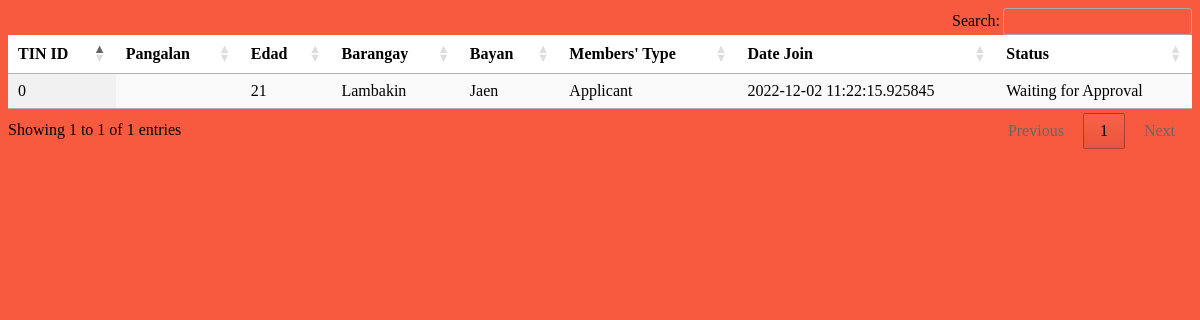
Page /memberslist/charts/seminarcharts.php on the committed database.
### tables this page shows
CREATE TABLE `seminar` (
  `id` int(12) NOT NULL,
  `picture` blob NOT NULL,
  `tin` varchar(100) NOT NULL,
  `pangalan` varchar(100) NOT NULL,
  `edad` varchar(100) NOT NULL,
  `barangay` varchar(100) NOT NULL,
  `bayan` varchar(100) NOT NULL,
  `attended` varchar(255) NOT NULL,
  `interview` varchar(255) NOT NULL,
  `requirements` varchar(255) NOT NULL,
  `INCreq` varchar(255) NOT NULL,
  `pay` varchar(255) NOT NULL,
  `howmuch` varchar(255) NOT NULL,
  `howmuch2` varchar(100) NOT NULL,
  `howmuch3` varchar(100) NOT NULL,
  `date_join` datetime(6) NOT NULL,
  `type` varchar(255) NOT NULL,
  `status` varchar(100) NOT NULL,
  `seminardate` datetime(6) NOT NULL,
  `clearance` blob NOT NULL,
  `marriage` blob NOT NULL,
  `contact` varchar(100) NOT NULL,
  `firstname` varchar(100) NOT NULL,
  `middlename` varchar(100) NOT NULL,
  `lastname` varchar(100) NOT NULL,
  `reasondisapproval` varchar(100) NOT NULL
);

### memberslist/charts/seminarcharts.php (the view, shortened to what this page needs)
<!DOCTYPE html>
<html lang="en">
<head>
    <link rel="stylesheet" href="https://cdn.datatables.net/1.12.1/css/jquery.dataTables.min.css">
    <link rel="stylesheet" href="https://cdn.datatables.net/searchpanes/2.0.2/css/searchPanes.dataTables.min.css">
    <link rel="stylesheet" href="https://cdn.datatables.net/select/1.4.0/css/select.dataTables.min.css">
<link rel="stylesheet" href="charts.css">
</head>
<body>
</body>
<table id="example" class="display" style="width:100%">
        <thead>
            <tr>
                            <th>TIN ID</th>
                            <th>Pangalan</th>
                            <th>Edad</th>
                            <th>Barangay</th>
                            <th>Bayan</th>
                            <th>Members' Type</th>
                            <th>Date Join</th>
                            <th>Status</th>
            </tr>
        </thead>
        <tbody>
        <?php
            $pdo = Database::connect();
            $sql = 'SELECT * FROM `seminar` WHERE 1';
            foreach ($pdo->query($sql) as $row) {
              echo '<tr>';
              echo '<td>' . $row['tin'] . '</td>';
              echo '<td>' . $row['pangalan'] . '</td>';
              echo '<td>' . $row['edad'] . '</td>';
              echo '<td>' . $row['barangay'] . '</td>';
              echo '<td>' . $row['bayan'] . '</td>';
              echo '<td>' . $row['type'] . '</td>';
              echo '<td>' . $row['date_join'] . '</td>';
              echo '<td>' . $row['status'] . '</td>';
              echo '</tr>';
            }
            ?>
        </tbody>
    </table>
</html>

### memberslist/charts/seminarcharts.php (style rules this page uses)
body { background:#f85a40; }
table { background-color:white; }

### rows in the picture
seminar: tin "0", edad "21", barangay "Lambakin", bayan "Jaen", type "Applicant", date_join "2022-12-02 11:22:15.925845", status "Waiting for Approval"
